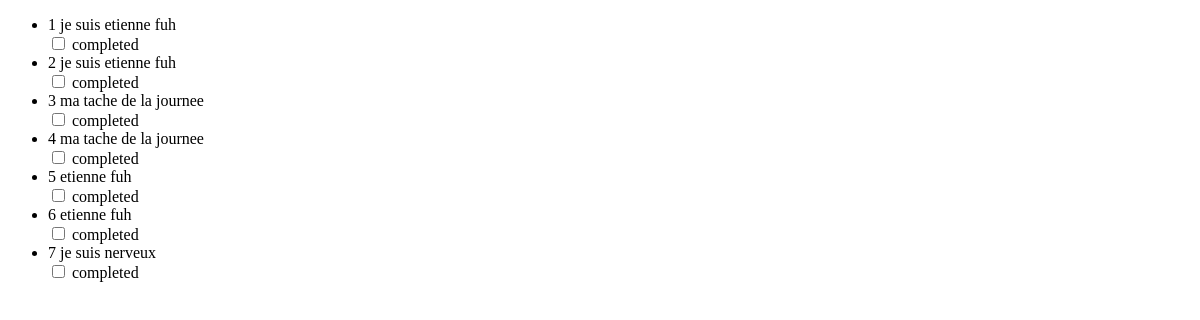
/all, run on an earlier commit of the app's database.
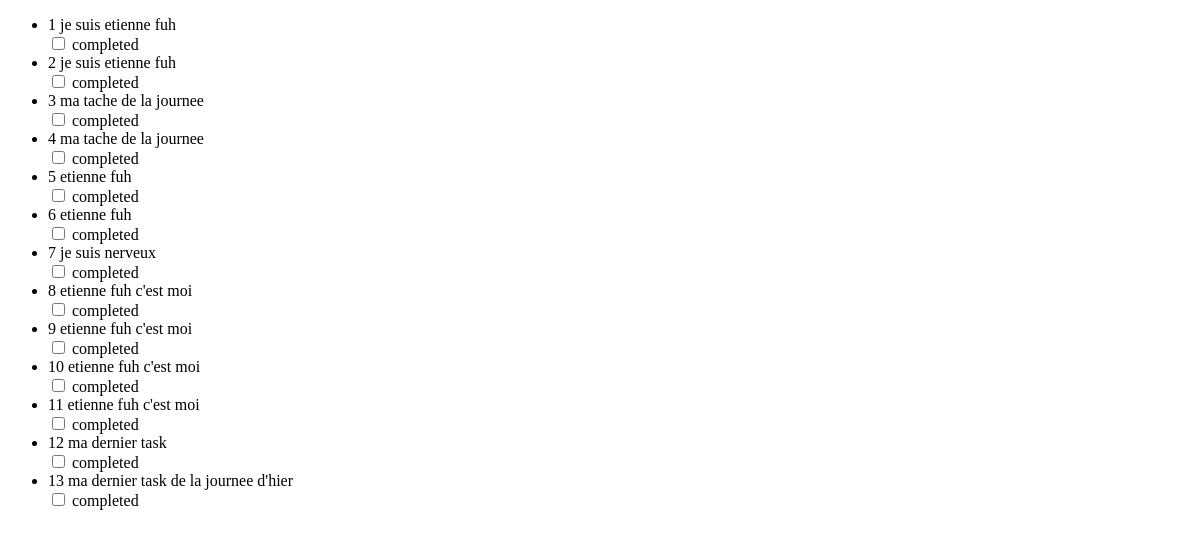
And on a later commit of the database.
### app/models.py (models this page shows, shortened)
class Todo(db.Model):
    id = db.Column(db.Integer, primary_key=True)
    details = db.Column(db.String(64), index=True)
    completed = db.Column(db.Boolean, index=True,
                          default=False, server_default="false")
    def get_tasks():
        return Todo.query.all()
    db.create_all()

### app/routes.py (the view)
@app.route("/all")
def get_all():
    tasks = Todo.get_tasks()
    return flask.render_template('tasks.html', data=tasks)

### app/templates/tasks.html (shortened to what this page needs)
<!DOCTYPE html>
<html lang="en">
<head>
</head>
<body>
    <ul>
        {% for item in data %}
            <li> <span> {{item.id}}</span>  <span> {{item.details}}</span>
                <form method="post">
                    <input type="checkbox" name="completed" id="" value="completed" >
                    <label>completed</label>
                </form>
            </li>
        {% endfor %}
    </ul>
</body>
</html>

What changed in the data, as far as the page shows it:
added Todo: id "8", details "etienne fuh c'est moi"
added Todo: id "9", details "etienne fuh c'est moi"
added Todo: id "10", details "etienne fuh c'est moi"
added Todo: id "11", details "etienne fuh c'est moi"
added Todo: id "12", details "ma dernier task"
added Todo: id "13", details "ma dernier task de la journee d'hier"
